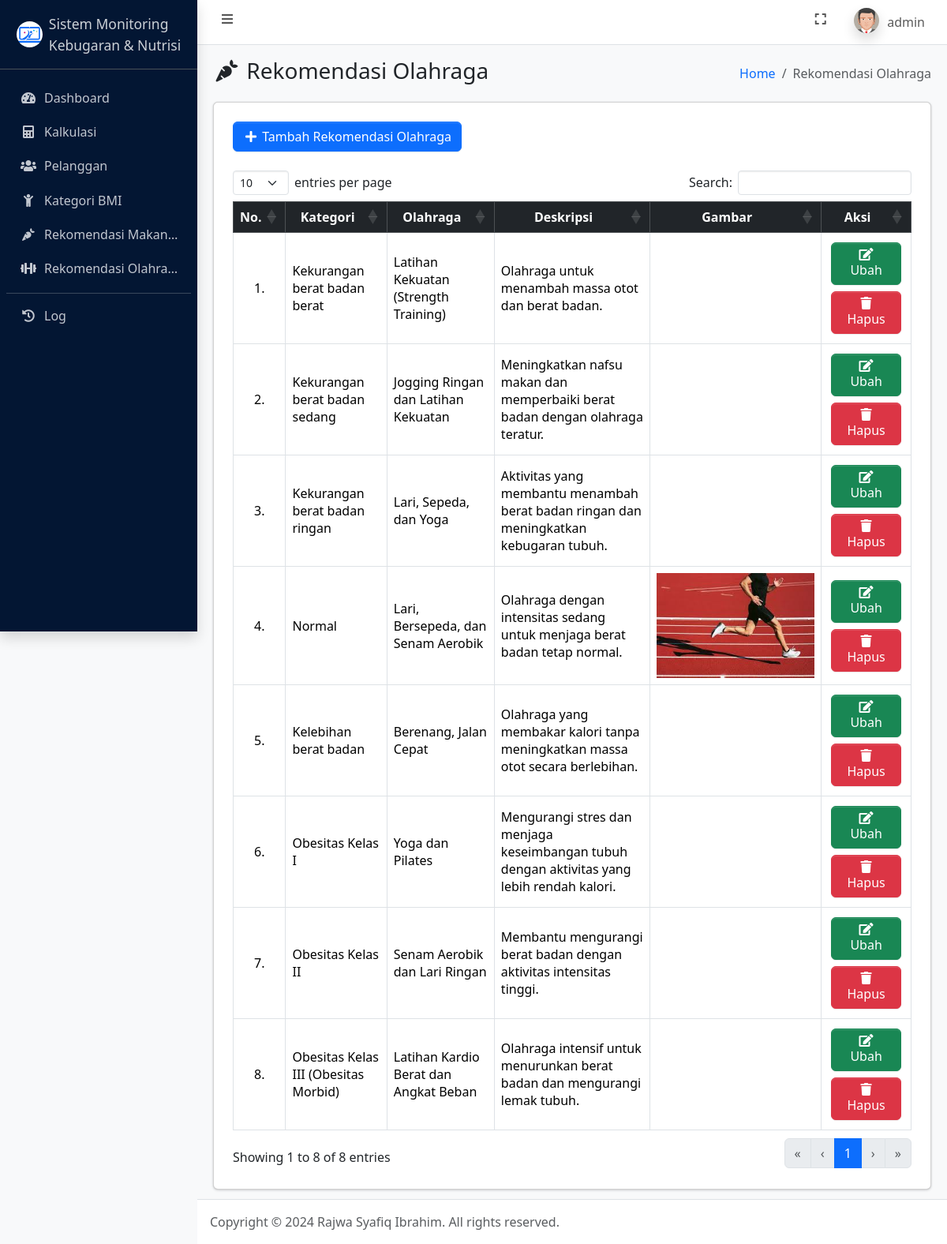
Page /rekomendasi_olahraga.php (signed in) on the committed database.
### tables this page shows
CREATE TABLE `user` (
  `id_user` int(11) NOT NULL,
  `username` varchar(100) NOT NULL,
  `password` varchar(255) NOT NULL,
  `jabatan` enum('admin','petugas') NOT NULL,
  `nama` varchar(100) NOT NULL,
  `foto` text NOT NULL,
  `dibuat_pada` datetime NOT NULL
);

CREATE TABLE `rekomendasi_olahraga` (
  `id_rekomendasi_olahraga` int(11) NOT NULL,
  `id_kategori_bmi` int(11) NOT NULL,
  `olahraga` varchar(255) NOT NULL,
  `deskripsi` text DEFAULT NULL,
  `foto` text NOT NULL
);

CREATE TABLE `kategori_bmi` (
  `id_kategori_bmi` int(11) NOT NULL,
  `kategori` varchar(150) NOT NULL,
  `bmi_min` float NOT NULL,
  `bmi_max` float NOT NULL
);

### connection.php (called while the page is built, shortened)
<?php
	$host = 'localhost';
	$user = 'root';
	$pass = '';
	$database = 'monitoring_kebugaran_dan_nutrisi';
	$conn = mysqli_connect($host, $user, $pass, $database);
    if (isset($_SESSION['id_user'])) {
    	$id_user = $_SESSION['id_user'];
		$dataUser = mysqli_fetch_assoc(mysqli_query($conn, "SELECT * FROM user WHERE id_user = $id_user"));
	}
?>

### rekomendasi_olahraga.php (the view, shortened to what this page needs)
<?php
    require_once 'connection.php';
    $rekomendasi_olahraga = mysqli_query($conn, "SELECT * FROM rekomendasi_olahraga INNER JOIN kategori_bmi ON rekomendasi_olahraga.id_kategori_bmi = kategori_bmi.id_kategori_bmi ORDER BY kategori_bmi.id_kategori_bmi ASC");
?>
<!DOCTYPE html>
<html lang="en">
<head>
    <?php include_once 'include/head.php'; ?>
</head>
<body class="layout-fixed sidebar-expand-lg bg-body-tertiary">
    <div class="app-wrapper">
        <?php include_once 'include/navbar.php'; ?>
        <?php include_once 'include/sidebar.php'; ?>
        <main class="app-main">
            <div class="app-content-header">
                <div class="container-fluid">
                    <div class="row">
                        <div class="col-sm-6">
                            <h3 class="mb-0"><i class="nav-icon fas fa-fw fa-carrot"></i> Rekomendasi Olahraga</h3>
                        </div>
                        <div class="col-sm-6">
                            <ol class="breadcrumb float-sm-end">
                                <li class="breadcrumb-item"><a href="index.php">Home</a></li>
                                <li class="breadcrumb-item active" aria-current="page">
                                    Rekomendasi Olahraga
                                </li>
                            </ol>
                        </div>
                    </div>
                </div>
            </div>
            <div class="app-content">
                <div class="container-fluid">
                    <div class="card">
                        <div class="card-body">
                            <div class="table-responsive p-2">
                                <a href="tambah_rekomendasi_olahraga.php" class="mb-3 btn btn-primary"><i class="fas fa-fw fa-plus"></i> Tambah Rekomendasi Olahraga</a>
                                <table class="table table-bordered" id="table_id">
                                    <thead class="table-dark">
                                        <tr>
                                            <th class="text-center align-middle">No.</th>
                                            <th class="text-center align-middle">Kategori</th>
                                            <th class="text-center align-middle">Olahraga</th>
                                            <th class="text-center align-middle">Deskripsi</th>
                                            <th class="text-center align-middle">Gambar</th>
                                            <th class="text-center align-middle">Aksi</th>
                                        </tr>
                                    </thead>
                                    <tbody>
                                        <?php $i = 1; ?>
                                        <?php foreach ($rekomendasi_olahraga as $drm): ?>
                                            <tr>
                                                <td class="text-center align-middle"><?= $i++; ?>.</td>
                                                <td class="align-middle"><?= $drm['kategori']; ?></td>
                                                <td class="align-middle"><?= $drm['olahraga']; ?></td>
                                                <td class="align-middle"><?= $drm['deskripsi']; ?></td>
                                                <td class="align-middle"><img style="max-width: 200px; max-height: 200px" src="assets/img/olahraga/<?= $drm['foto']; ?>" alt="<?= $drm['foto']; ?>"></td>
                                                <td class="text-center align-middle">
                                                    <a href="ubah_rekomendasi_olahraga.php?id_rekomendasi_olahraga=<?= $drm['id_rekomendasi_olahraga']; ?>" class="m-1 btn btn-success"><i class="fas fa-fw fa-edit"></i> Ubah</a>
                                                    <a href="hapus_rekomendasi_olahraga.php?id_rekomendasi_olahraga=<?= $drm['id_rekomendasi_olahraga']; ?>" data-nama="<?= $drm['kategori']; ?>" class="m-1 btn btn-danger btn-delete"><i class="fas fa-fw fa-trash"></i> Hapus</a>
                                                </td>
                                            </tr>
                                        <?php endforeach ?>
                                    </tbody>
                                </table>
                            </div>
                        </div>
                    </div>
                </div>
            </div>
        </main>
        <?php include_once 'include/footer.php'; ?>
    </div>
</body>
</html>

### include/navbar.php (shortened to what this page needs)
<nav class="app-header navbar navbar-expand bg-body">
    <div class="container-fluid">
        <ul class="navbar-nav">
            <li class="nav-item"> <a class="nav-link" data-lte-toggle="sidebar" href="#" role="button"> <i class="fas fa-fw fa-bars"></i> </a> </li>
        </ul>
        <ul class="navbar-nav ms-auto">
            <li class="nav-item"> <a class="nav-link" href="#" data-lte-toggle="fullscreen"> <i data-lte-icon="maximize" class="fas fa-fw fa-expand"></i> </a> </li>
            <li class="nav-item dropdown user-menu">
                <a href="#" class="nav-link dropdown-toggle" data-bs-toggle="dropdown" aria-expanded="false">
                    <img src="assets/img/profiles/<?= $dataUser['foto']; ?>" class="user-image rounded-circle shadow" alt="User Image">
                    <span class="d-none d-md-inline"><?= $dataUser['username']; ?></span>
                </a>
            </li>
        </ul>
    </div>
</nav>

### rows in the picture
user: foto (picture), username "admin"
rekomendasi_olahraga: id_kategori_bmi.kategori "Kekurangan berat badan berat", olahraga "Latihan Kekuatan (Strength Training)", deskripsi "Olahraga untuk menambah massa otot dan berat badan."
rekomendasi_olahraga: id_kategori_bmi.kategori "Kekurangan berat badan sedang", olahraga "Jogging Ringan dan Latihan Kekuatan", deskripsi "Meningkatkan nafsu makan dan memperbaiki berat badan dengan olahraga teratur."
rekomendasi_olahraga: id_kategori_bmi.kategori "Kekurangan berat badan ringan", olahraga "Lari, Sepeda, dan Yoga", deskripsi "Aktivitas yang membantu menambah berat badan ringan dan meningkatkan kebugaran tubuh."
rekomendasi_olahraga: id_kategori_bmi.kategori "Normal", olahraga "Lari, Bersepeda, dan Senam Aerobik", deskripsi "Olahraga dengan intensitas sedang untuk menjaga berat badan tetap normal.", foto (picture)
rekomendasi_olahraga: id_kategori_bmi.kategori "Kelebihan berat badan", olahraga "Berenang, Jalan Cepat", deskripsi "Olahraga yang membakar kalori tanpa meningkatkan massa otot secara berlebihan."
rekomendasi_olahraga: id_kategori_bmi.kategori "Obesitas Kelas I", olahraga "Yoga dan Pilates", deskripsi "Mengurangi stres dan menjaga keseimbangan tubuh dengan aktivitas yang lebih rendah kalori."
rekomendasi_olahraga: id_kategori_bmi.kategori "Obesitas Kelas II", olahraga "Senam Aerobik dan Lari Ringan", deskripsi "Membantu mengurangi berat badan dengan aktivitas intensitas tinggi."
rekomendasi_olahraga: id_kategori_bmi.kategori "Obesitas Kelas III (Obesitas Morbid)", olahraga "Latihan Kardio Berat dan Angkat Beban", deskripsi "Olahraga intensif untuk menurunkan berat badan dan mengurangi lemak tubuh."
